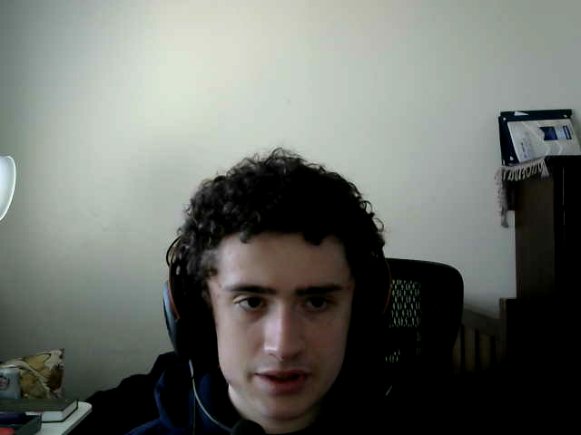
#> input picture images/ethan.jpg, 581 x 435 px
$ python testAlgorithm.py
#> lines starting #> are read from the running program, lines starting #| are printed output that depends on the picture
import os.path
import numpy as np
from PIL import Image

fpath = "./images/ethan.jpg"
im = Image.open(fpath) #input image object
#> im is the input picture: PIL image 581x435 RGBA; mean R, G, B, A 105.7, 109.1, 103.5, 255
im = im.convert('RGB')
#> im: PIL image 581x435 RGB
imRGB = np.asarray(im) #input image rgb matrix
blindness_type = '' #can be p, d, or t to select which type of colorblindness the user has

#conversions between rgb colorspace and lms colorspace
RGB_TO_LMS = np.array([[17.8824,43.5161,4.11935],
                      [3.45565,27.1554,3.86714],
                      [0.0299566,0.184309,1.46709]])
LMS_TO_RGB = np.linalg.inv(RGB_TO_LMS)

#conversions between lms and colorblind lms (protanopia, duteranopia, tritanopia)
p = np.array([[0,2.02344,-2.52581],
             [0,1,0],
             [0,0,1]])
d = np.array([[1,0,0],
             [0.494207,0,1.24827],
             [0,0,1]])
t = np.array([[1,0,0],
             [0,1,0],
             [-0.395913,0.801109,0]])

#shift matrices for each colorblindness type (protanopia, duteranopia, tritanopia)
pShift = np.array([[0,0,0],
                  [0.7,1,0],
                  [0.7,0,1]])
dShift = np.array([[1,0.7,0],
                  [0,0,0],
                  [0,0.7,1]])
tShift = np.array([[1,0,0.7],
                  [0,1,0.7],
                  [0,0,0]])

#simulate input image as seen by colorblindness in rgb space
sim = np.zeros(np.shape(imRGB))
out = sim
for i in range(np.shape(imRGB)[0]):
    for j in range(np.shape(imRGB)[1]):
        rgb = imRGB[i,j,:]
        lmb = RGB_TO_LMS @ np.transpose(rgb)

        #simulate colorblindness depending on value of blindness_type in lms colorspace
        if blindness_type == 'p':
            simLMS = p @ lmb
        elif blindness_type == 'd':
            simLMS = d @ lmb
        else:
            simLMS = t @ lmb

        #convert simulated image to rgb colorspace
        sim[i,j,:] = np.transpose(LMS_TO_RGB @ simLMS)

        #get differences in rgb values
        diff = rgb - sim[i,j,:]

        #get shift matrices
        if blindness_type == 'p':
            shifter = pShift @ np.transpose(diff)
        elif blindness_type == 'd':
            shifter = dShift @ np.transpose(diff)
        else:
            shifter = tShift @ np.transpose(diff)

        out[i,j,:] = rgb + np.transpose(shifter)
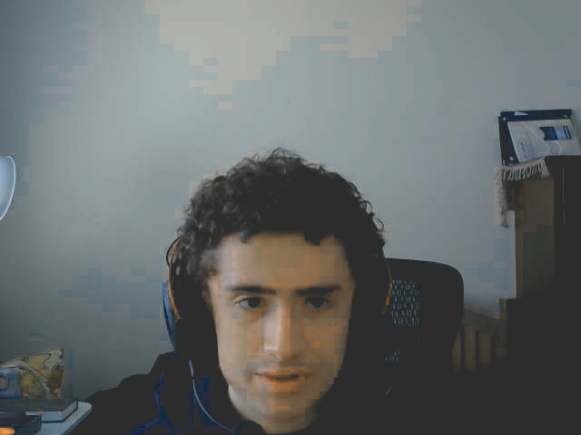
#> out: shape (435, 581, 3) float64; mean R, G, B 96.8, 103.6, 103.5; drawn with min black and max white

#create and save image object from shifted matrix
outIm = Image.fromarray(out, mode = 'RGB')
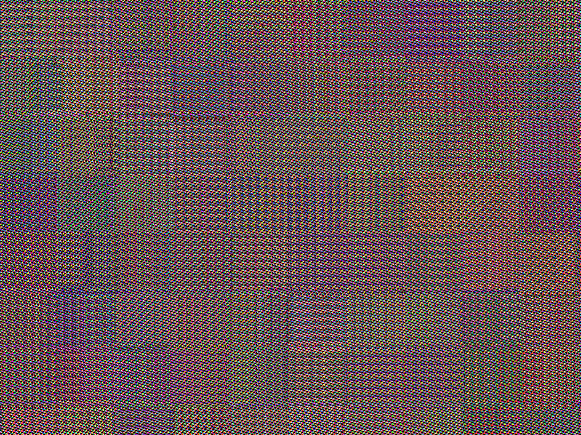
#> outIm: PIL image 581x435 RGB; mean R, G, B 104.9, 83.6, 85.6
outIm.save("test.jpg", "JPEG")
outIm.show()
